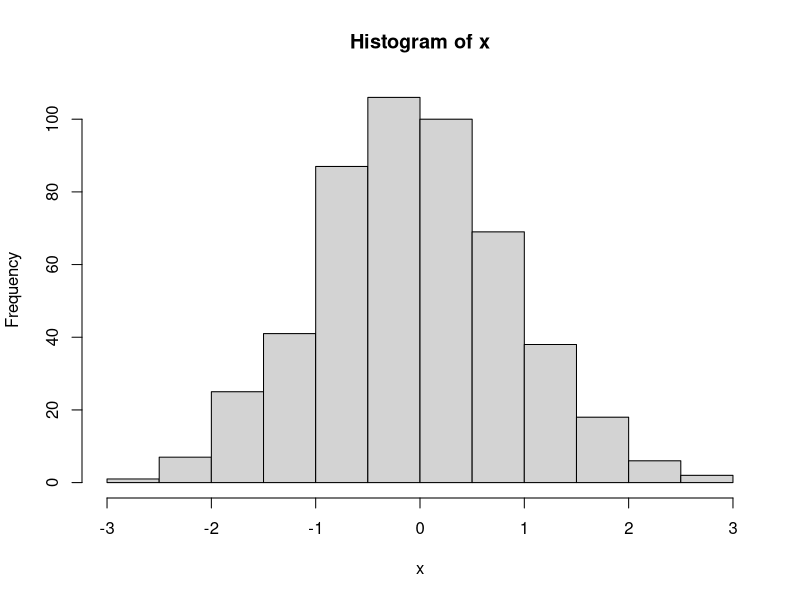

Write R code to recreate this figure.
## ---- chunk 1
library(psych)
## ---- chunk 2
# Isto é um comentário.
## ---- chunk 3
# Atribuindo valor '1' a x
x <- 1

# Visualizando
x

# Atribuindo valor "1+2"
x <- 1+2
x

# Verificando se x é menor que 2
isTRUE(x<2)
## ---- chunk 4
# Concatenando valores no objeto 'meus.dados'
meus.dados <- c(1, 2, 3)

# Visualizando
meus.dados
## ---- chunk 5
# Criando vetores
sexo <- c("mas", "fem", "mas", "fem", "mas")
idade <- c(12, 21, 33, 25, 36)
status_estudante <- c(TRUE, FALSE, TRUE, FALSE, TRUE)

# Concatenando como colunas diferentes
meus.dados <- cbind(sexo, idade, status_estudante)

# Verificando a estrutura
str(meus.dados) 

# A estrutura não parece correta... melhor salvar como data.frame
meus.dados <- data.frame(sexo, idade, status_estudante)
str(meus.dados)
## ---- chunk 6
# Solicitando exemplo da funcão "mean"
example("mean")
## ---- chunk 7
help("mtcars")
## ---- chunk 8
data(mtcars)
## ---- chunk 9
data()
## ---- chunk 10
# Exemplo adaptado do livro "R in Action"
patientID <- c(1, 1, 2, 3, 4, 5, 6)
idade <- c(25, 25, 34, 28, 52, 44, 36)
diabetes <- c("Tipo1", "Tipo1", "Tipo2", "Tipo1", "Tipo1", "Tipo2", "Tipo2")
status <- c("Bom", "Bom", "Bom", "Ruim", "Bom", "Ruim", "Ruim")
glicemia <- c(105, 105, 112, 240, 121, 330, 450)
dados.pacientes <- data.frame(patientID, idade, diabetes, status, glicemia)
dados.pacientes # Vemos que a primeira observação está repetida. Vamos ver depois como deletar essa observação.
## ---- chunk 11
str(dados.pacientes)
## ---- chunk 12
# Verificando os níveis da variável diabetes, que é um fator:
factor(diabetes)

# Vamos codificar uma nova variável, em que Masculino=0, Feminino=1:
sexo <- c(0, 0, 1, 1, 1, 0, 0)

# O R compreende que essa variável é contínua. Para atribuir a codificação, utilize o código:
sexo <- factor(x = sexo, levels =0:1, labels = c("Mas", "Fem"))

sexo # Verificando

# Salvando no meu banco de dados, usando a função cbind()
dados.pacientes <- cbind(dados.pacientes, sexo)

# Visualizando
dados.pacientes
## ---- chunk 13
# Criando uma simulação de 500 obs. de uma distribuição normal com média zero e desvio padrão de 1.
x <- rnorm(500, m=0, sd=1)

# Criando um histograma de x
hist(x)
## ---- chunk 14
# Antes de começar, vamos remover as variáveis do ambiente de trabalho.
rm(patientID, idade, diabetes, status, glicemia, sexo)

# Visualizando
dados.pacientes$idade

# Solicitando a média e desvio padrão
mean(dados.pacientes$idade)
sd(dados.pacientes$idade)

# Com a função attach
attach(dados.pacientes)
idade
status
mean(idade)

# Para 'desanexar' as variáveis. Lembrar de colocar entre aspas.
detach("dados.pacientes")
## ---- chunk 15
# Visualizando a primeira observação da variável idade
dados.pacientes$idade[1]

# Visualizando a segunda observação da variável diabetes
dados.pacientes$diabetes[2]
## ---- chunk 16
# Alterando a segunda observação da variável diabetes
dados.pacientes$diabetes[2] <- "Tipo1"

# Para remover valores, defina como NA:
dados.pacientes$idade[1] <- NA

# Visualizando
dados.pacientes

# Para deletar todos os casos com NA, utilize a função na.omit()
dados.pacientes <- na.omit(dados.pacientes)
dados.pacientes # Agora o primeiro paciente foi excluído do banco de dados.
## ---- chunk 17
# Média
mean(dados.pacientes$idade)

# Soma
sum(dados.pacientes$idade)

# Variância
var(dados.pacientes$idade)

# Desvio padrão
sd(dados.pacientes$idade)

# Estatística descritiva das variáveis quantitativas, usando a função "describe":
psych::describe(dados.pacientes$idade)
psych::describe(dados.pacientes$glicemia)
## ---- chunk 18
table(dados.pacientes$sexo)
## ---- chunk 19
# Anexando as variáveis no ambiente de trabalho
attach(dados.pacientes)

# Correlação de Pearson entre duas variáveis
cor(idade, glicemia)

# Criando scores z
dados.pacientes$glicemia.z <- scale(glicemia)

# Verificando
dados.pacientes

# Fazendo um teste-t para comparar médias de duas amostras
t.test(glicemia ~ sexo) # Não significativo
t.test(glicemia ~ status) # Significativo

# Para médias da mesma amostra (pareadas), o código seria:
# t.test(glicemia ~ status, paired = TRUE)
# Não vamos calcular, já que não se aplica.

# Testando variância entre grupos
bartlett.test(glicemia, status) # Não significativo, ou seja, as variâncias não são homogêneas.

# Fazendo uma regressão
lm.glicemia.idade <- lm(glicemia ~ idade)
summary(lm.glicemia.idade)

detach("dados.pacientes")
## ---- chunk 20
# boxplot(glicemia ~ status)

# plot(glicemia ~ idade)
